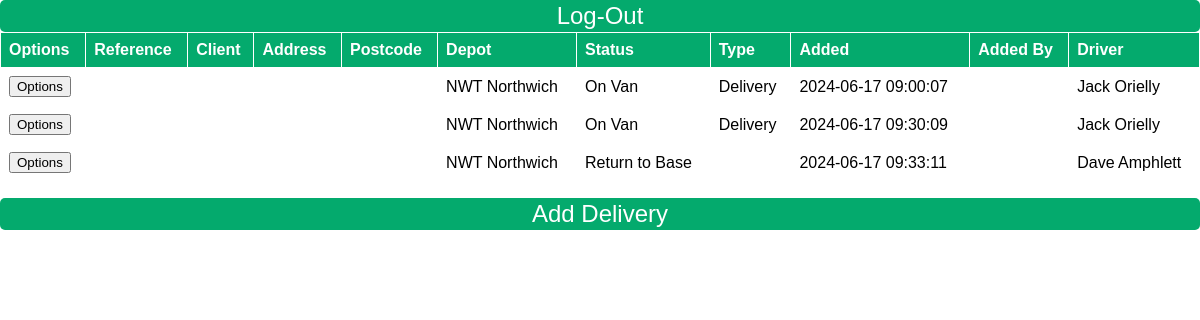
Before: /wip/driver2.php (signed in) with the older database file.
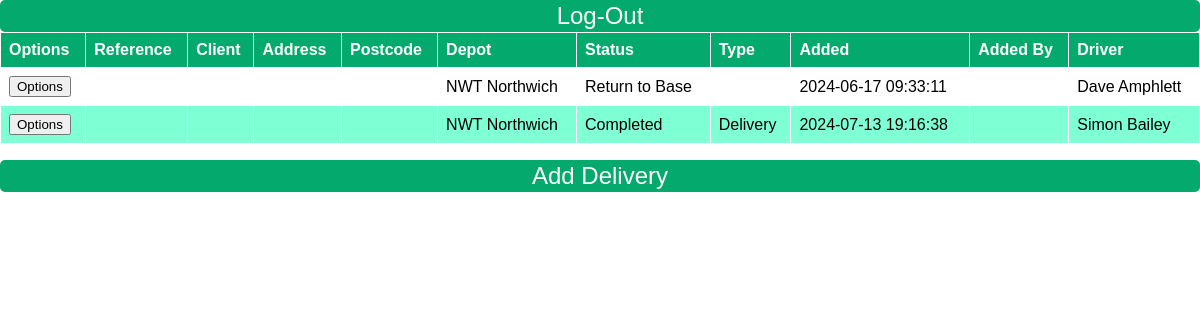
After: the same page with the newer database file.
### tables this page shows
CREATE TABLE deliveries (id INTEGER PRIMARY KEY AUTOINCREMENT, depot TEXT NOT NULL, createdby TEXT, type TEXT NOT NULL, company TEXT NOT NULL, location TEXT NOT NULL, docid TEXT, added TEXT, driver TEXT, assigned TEXT, status TEXT, completed TEXT, sign_name TEXT, signature TEXT, note TEXT);

### wip/driver2.php (the view, shortened to what this page needs)
<?php
require("data/global.php");
$db = new SQLite3($database);
$todaysDate = date("Y-m-d");
$mainSQL = "SELECT * FROM deliveries WHERE (added > '".$todaysDate."' OR status != 'Completed') AND (depot = '".$_SESSION['depot']."' AND depot !='') ORDER BY added ASC";
$mainRet = $db->query($mainSQL);
?>
<!DOCTYPE html>
<html lang="en">
<head>
</head>
<body>
<div id="logout">
    <form method='POST' action='adminDashboard.php'>
        <input class='settingsButton' type='submit' name='f' value='Log-Out' />
    </form>
</div>
<div id="container">
    <table id="deliveries">
        <tr>
            <th>Options</th>
            <th>Reference</th>
            <th>Client</th>
            <th>Address</th>
            <th>Postcode</th>
            <th>Depot</th>
            <th>Status</th>
            <th>Type</th>
            <th>Added</th>
            <th>Added By</th>
            <th>Driver</th>
        </tr>
        <?php while($row1 = $mainRet->fetchArray(SQLITE3_ASSOC)): ?>
            <?php
                $statusClass = strtolower(str_replace(" ", "", $row1['status']));
            ?>
            <tr class="<?= $statusClass ?>">
                <td><button class='optionsButton' onclick="showOptionsModal('<?= $row1['ID'] ?>')">Options</button></td>
                <td><?= $row1['reference'] ?></td>
                <td><?= $row1['client'] ?></td>
                <td><?= $row1['address'] ?></td>
                <td><?= $row1['postcode'] ?></td>
                <td><?= $row1['depot'] ?></td>
                <td><?= $row1['status'] ?></td>
                <td><?= $row1['type'] ?></td>
                <td><?= $row1['added'] ?></td>
                <td><?= $row1['addedBy'] ?></td>
                <td><?= $row1['driver'] ?></td>
            </tr>
        <?php endwhile; ?>
    </table>
</div>
<p><button class='addJobButton' onclick='showAddJobModal()'>Add Delivery</button></p>
</body>
</html>

### wip/driver2.php (style rules this page uses)
body { font-family: Arial, Helvetica, sans-serif; margin: 0; padding: 0; }
.completed { background-color: aquamarine; }
#deliveries { font-family: Arial, Helvetica, sans-serif; border-collapse: collapse; width: 100%; border-radius: 2px; }
#deliveries th, #deliveries td { border: 1px solid #FFF; padding: 8px; text-align: left; }
#deliveries th { background-color: #04AA6D; color: white; }
.actionJob, .settingsButton, .addJobButton { width: 100%; height: 32px; background-color: #04AA6D; color: white; border-radius: 5px; border: none; font-size: 24px; cursor: pointer; }

Changed rows visible on the page:
no longer on this page (row edited): deliveries: depot "NWT Northwich", status "On Van", type "Delivery", added "2024-06-17 09:00:07", driver "Jack Orielly"
no longer on this page (row edited): deliveries: depot "NWT Northwich", status "On Van", type "Delivery", added "2024-06-17 09:30:09", driver "Jack Orielly"
added deliveries: depot "NWT Northwich", status "Completed", type "Delivery", added "2024-07-13 19:16:38", driver "Simon Bailey"
